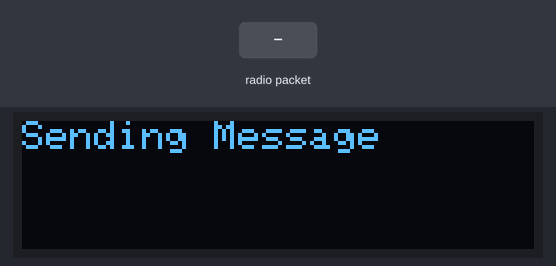
Recording of a sketch running on a simulated Arduino Uno, built with avr-gcc and run on an emulated ATmega328P. On the bench: 128×32 one-colour display. The inputs (shaded band) are chosen by the test bench. No radio packets arrive unless stated; what the sketch prints to the serial monitor is not drawn.

Above: at 1.3 s.
1.4 s: radio packet "1" arrives
At 1.42 s:
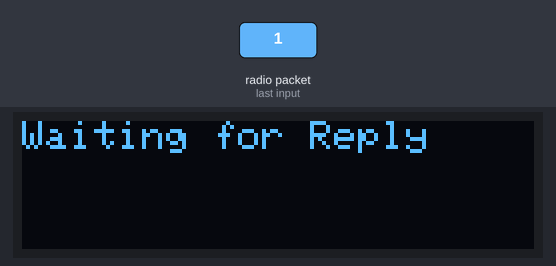
Timing chart, 0 to 4.4 s (numbered marks = the images above; inputs shaded):
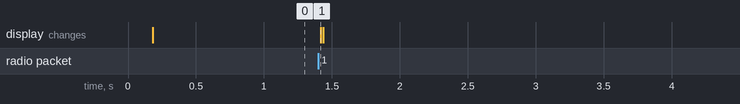

Measured:
- after the input at 1.4 s, the display: changes at once (image 1)

The sketch:

rf95_transmitter_ZhengYan_Vincent.ino
```cpp
// LoRa 9x_TX
// -*- mode: C++ -*-
// Example sketch showing how to create a simple messaging client (transmitter)
// with the RH_RF95 class. RH_RF95 class does not provide for addressing or
// reliability, so you should only use RH_RF95 if you do not need the higher
// level messaging abilities.
// It is designed to work with the other example LoRa9x_RX

#include <SPI.h>
#include <RH_RF95.h>
#include <Wire.h>
#include <Adafruit_GFX.h>
#include <Adafruit_SSD1306.h>

#define SCREEN_WIDTH 128  // OLED display width, in pixels
#define SCREEN_HEIGHT 32  // OLED display height, in pixels
#define OLED_RESET     -1 // Reset pin # (or -1 if sharing Arduino reset pin)

#define RFM95_CS 10
#define RFM95_RST 9
#define RFM95_INT 2
#define node_id 1

// Change to 434.0 or other frequency, must match RX's freq!
#define RF95_FREQ 908.0

// Singleton instance of the radio driver
RH_RF95 rf95(RFM95_CS, RFM95_INT);

Adafruit_SSD1306 display(SCREEN_WIDTH, SCREEN_HEIGHT, &Wire, OLED_RESET);

void(* resetFunc) (void) = 0; //declare reset function at address 0

void setup()
{
  Serial.begin(9600);
  delay(100);

  // Manual reset
  digitalWrite(RFM95_RST, LOW);
  delay(10);
  digitalWrite(RFM95_RST, HIGH);
  delay(10);

  if(!display.begin(SSD1306_SWITCHCAPVCC, 0x3C)) { // Address or 0x3D for
    Serial.println(F("SSD1306 allocation failed"));
      for (;;)
      {
          delay(1000);
      }
    }
      // Setup oled display
    display.setTextSize(1);      // Normal 1:1 pixel scale
    display.setTextColor(WHITE); // Draw white text
    display.setCursor(0, 0);     // Start at top-left corner
    display.clearDisplay();

  while (!rf95.init()) {
    Serial.println("LoRa radio init failed");
    display.fillRect(0, 0, SCREEN_WIDTH, 8, BLACK);
    display.setCursor(0, 0);
    display.println("Setup Failed");
    display.display();
    while (1);
  }
  Serial.println("LoRa radio init OK!");

  // Defaults after init are 915.0MHz, modulation GFSK_Rb250Fd250, +13dbM
  if (!rf95.setFrequency(RF95_FREQ)) {
    Serial.println("setFrequency failed");
    while (1);
  }
  Serial.print("Set Freq to:"); Serial.println(RF95_FREQ);
  display.fillRect(0, 0, SCREEN_WIDTH, 8, BLACK);
  display.setCursor(0, 0);
  display.println("Setup Successful");
  display.display();

  // Defaults after init are 915.0MHz, 13dBm, Bw = 125 kHz, Cr = 4/5, Sf = 128chips/symbol, CRC on

  // The default transmitter power is 13dBm, using PA_BOOST.
  // If you are using RFM95/96/97/98 modules which uses the PA_BOOST transmitter pin, then
  // you can set transmitter powers from 5 to 23 dBm:
  rf95.setTxPower(13, false);
}
int16_t packetnum = 0;  // packet counter, we increment per transmission

void sendMessage(uint8_t destID, uint8_t senderID, const char *message) {
    uint8_t payloadLen = strlen(message);
    if (payloadLen > RH_RF95_MAX_MESSAGE_LEN - 5) {
        Serial.println("Message too long!");
        return;
    }

    uint8_t packet[RH_RF95_MAX_MESSAGE_LEN];
    packet[0] = 0xAA;  // Start byte
    packet[1] = destID;
    packet[2] = senderID;
    packet[3] = payloadLen;
    memcpy(&packet[4], message, payloadLen);

    // Calculate checksum (XOR)
    uint8_t checksum = 0;
    for (uint8_t i = 0; i < 4 + payloadLen; i++) {
        checksum ^= packet[i];
    }
    packet[4 + payloadLen] = checksum;

    // Send message
    rf95.send(packet, 5 + payloadLen);
    rf95.waitPacketSent();
    Serial.println("Message sent!");
}


void loop()
{

  uint8_t data[32];
  sprintf(data, "Hello Sekai %d from %d", int(packetnum++), int(node_id));

  int max_retries = 3;
  bool ack_received = false;

  for (int attempt = 0; attempt < max_retries; attempt++) {
    Serial.println("Sending to rf95_rx");
    // Send a message to rf95_rx
    display.fillRect(0, 0, SCREEN_WIDTH, 8, BLACK);
    display.setCursor(0, 0);
    display.println("Sending Message");
    display.display();
    Serial.print("Attempt "); Serial.println(attempt + 1);
    sendMessage(2, node_id, (char*)data);  // Send message to Node 2
    //sendMessage(3, node_id, (char*)data);  // Send message to Node 3

    if (rf95.waitAvailableTimeout(1000))
    {
      // Now wait for a reply
      uint8_t buf[RH_RF95_MAX_MESSAGE_LEN];
      uint8_t len = sizeof(buf);

      display.fillRect(0, 0, SCREEN_WIDTH, 8, BLACK);
      display.setCursor(0, 0);
      display.println("Waiting for Reply");
      display.display();
      Serial.println("Wait for reply...");
      // Should be a reply message for us now
      if (rf95.recv(buf, &len))
      {
        if (strcmp((char*)buf, "Sekai Acknowledged") == 0) {  // Check for correct ACK
          ack_received = true;
          Serial.print("Got ACK:");
          Serial.println((char*)buf);
          Serial.print("RSSI:");
          Serial.println(rf95.lastRssi(), DEC);
          display.fillRect(0, 0, SCREEN_WIDTH, 8, BLACK);
          display.setCursor(0, 0);
          display.println("Message Received");
          display.display();
          break;  // Exit retry loop if ACK is received
        }
      }
    }
    else
    {
      Serial.println("No ACK, retrying...");
    }
  }
  if(!ack_received)
  {
    Serial.println("No reply received");
  }
  delay(2000);
}
```
